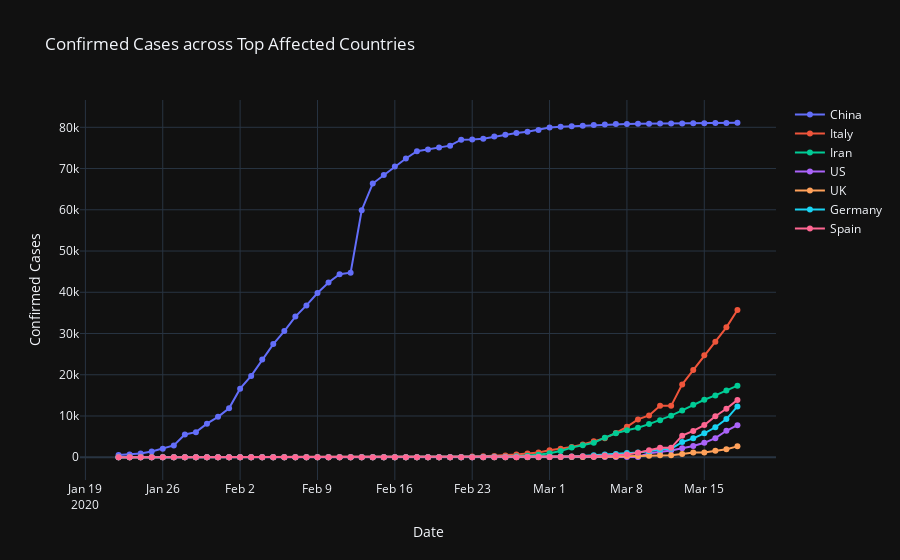

Notebook code for this chart:
### Code cell
fig = go.Figure()
fig.add_trace(go.Scatter(x=cn['Date'], y=cn['ConfirmedCases'],
                         mode='lines+markers',
                         name='China'))
fig.add_trace(go.Scatter(x=it['Date'], y=it['ConfirmedCases'],
                         mode='lines+markers',
                         name='Italy'))
fig.add_trace(go.Scatter(x=ir['Date'], y=ir['ConfirmedCases'],
                         mode='lines+markers',
                         name='Iran'))
fig.add_trace(go.Scatter(x=us['Date'], y=us['ConfirmedCases'],
                         mode='lines+markers',
                         name='US'))
fig.add_trace(go.Scatter(x=uk['Date'], y=uk['ConfirmedCases'],
                         mode='lines+markers',
                         name='UK'))
# fig.add_trace(go.Scatter(x=jp['Date'], y=jp['ConfirmedCases'],
#                          mode='lines+markers',
#                          name='Japan'))
# fig.add_trace(go.Scatter(x=kr['Date'], y=kr['ConfirmedCases'],
#                          mode='lines+markers',
#                          name='South Korea'))
fig.add_trace(go.Scatter(x=de['Date'], y=de['ConfirmedCases'],
                         mode='lines+markers',
                         name='Germany'))
fig.add_trace(go.Scatter(x=es['Date'], y=es['ConfirmedCases'],
                         mode='lines+markers',
                         name='Spain'))

fig.update_layout(title='Confirmed Cases across Top Affected Countries',
                  xaxis_title='Date',
                  yaxis_title='Confirmed Cases')

fig.show()
